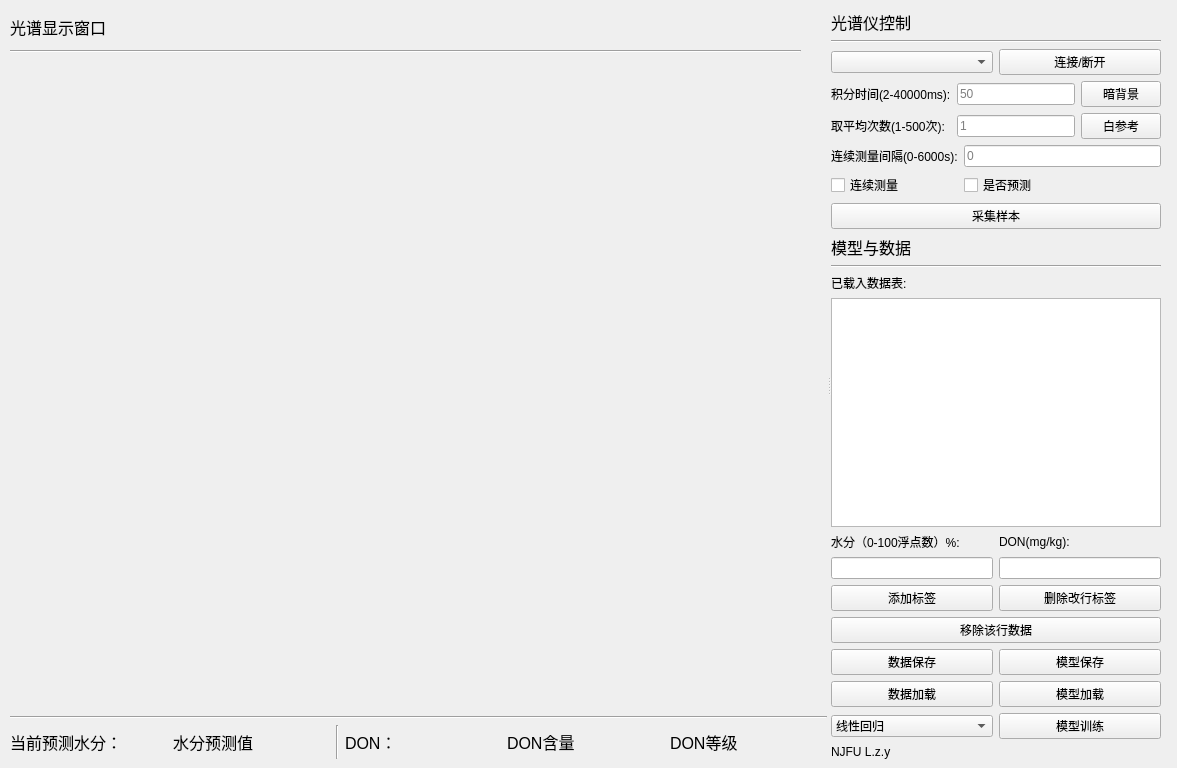
<?xml version="1.0" encoding="UTF-8"?>
<ui version="4.0">
 <class>MainWindow</class>
 <widget class="QMainWindow" name="MainWindow">
  <property name="geometry">
   <rect>
    <x>0</x>
    <y>0</y>
    <width>1177</width>
    <height>768</height>
   </rect>
  </property>
  <property name="minimumSize">
   <size>
    <width>1177</width>
    <height>768</height>
   </size>
  </property>
  <property name="maximumSize">
   <size>
    <width>1177</width>
    <height>768</height>
   </size>
  </property>
  <property name="windowTitle">
   <string>MainWindow</string>
  </property>
  <widget class="QWidget" name="centralwidget">
   <widget class="QSplitter" name="splitter">
    <property name="geometry">
     <rect>
      <x>10</x>
      <y>10</y>
      <width>1151</width>
      <height>749</height>
     </rect>
    </property>
    <property name="orientation">
     <enum>Qt::Horizontal</enum>
    </property>
    <widget class="QWidget" name="layoutWidget">
     <layout class="QVBoxLayout" name="verticalLayout_2">
      <item>
       <widget class="QLabel" name="label_8">
        <property name="minimumSize">
         <size>
          <width>151</width>
          <height>21</height>
         </size>
        </property>
        <property name="text">
         <string>&lt;html&gt;&lt;head/&gt;&lt;body&gt;&lt;p&gt;&lt;span style=&quot; font-size:12pt;&quot;&gt;光谱显示窗口&lt;/span&gt;&lt;/p&gt;&lt;/body&gt;&lt;/html&gt;</string>
        </property>
       </widget>
      </item>
      <item>
       <widget class="Line" name="line_4">
        <property name="minimumSize">
         <size>
          <width>791</width>
          <height>0</height>
         </size>
        </property>
        <property name="maximumSize">
         <size>
          <width>791</width>
          <height>16777215</height>
         </size>
        </property>
        <property name="orientation">
         <enum>Qt::Horizontal</enum>
        </property>
       </widget>
      </item>
      <item>
       <widget class="MatplotlibWidget" name="matplotlibWidget_spec" native="true">
        <property name="minimumSize">
         <size>
          <width>791</width>
          <height>651</height>
         </size>
        </property>
        <property name="maximumSize">
         <size>
          <width>791</width>
          <height>651</height>
         </size>
        </property>
       </widget>
      </item>
      <item>
       <widget class="Line" name="line_3">
        <property name="orientation">
         <enum>Qt::Horizontal</enum>
        </property>
       </widget>
      </item>
      <item>
       <layout class="QHBoxLayout" name="horizontalLayout">
        <item>
         <widget class="QLabel" name="label_14">
          <property name="minimumSize">
           <size>
            <width>141</width>
            <height>31</height>
           </size>
          </property>
          <property name="text">
           <string>&lt;html&gt;&lt;head/&gt;&lt;body&gt;&lt;p&gt;&lt;span style=&quot; font-size:12pt;&quot;&gt;当前预测水分：&lt;/span&gt;&lt;/p&gt;&lt;/body&gt;&lt;/html&gt;</string>
          </property>
         </widget>
        </item>
        <item>
         <widget class="QLabel" name="label_mosi">
          <property name="minimumSize">
           <size>
            <width>81</width>
            <height>31</height>
           </size>
          </property>
          <property name="text">
           <string>&lt;html&gt;&lt;head/&gt;&lt;body&gt;&lt;p&gt;&lt;span style=&quot; font-size:12pt;&quot;&gt;水分预测值&lt;/span&gt;&lt;/p&gt;&lt;/body&gt;&lt;/html&gt;</string>
          </property>
         </widget>
        </item>
        <item>
         <widget class="Line" name="line_2">
          <property name="orientation">
           <enum>Qt::Vertical</enum>
          </property>
         </widget>
        </item>
        <item>
         <widget class="QLabel" name="label_15">
          <property name="minimumSize">
           <size>
            <width>41</width>
            <height>31</height>
           </size>
          </property>
          <property name="text">
           <string>&lt;html&gt;&lt;head/&gt;&lt;body&gt;&lt;p&gt;&lt;span style=&quot; font-size:12pt;&quot;&gt;DON：&lt;/span&gt;&lt;/p&gt;&lt;/body&gt;&lt;/html&gt;</string>
          </property>
         </widget>
        </item>
        <item>
         <widget class="QLabel" name="label_don">
          <property name="minimumSize">
           <size>
            <width>81</width>
            <height>31</height>
           </size>
          </property>
          <property name="text">
           <string>&lt;html&gt;&lt;head/&gt;&lt;body&gt;&lt;p&gt;&lt;span style=&quot; font-size:12pt;&quot;&gt;DON含量&lt;/span&gt;&lt;/p&gt;&lt;/body&gt;&lt;/html&gt;</string>
          </property>
         </widget>
        </item>
        <item>
         <widget class="QLabel" name="label_don_level">
          <property name="minimumSize">
           <size>
            <width>71</width>
            <height>31</height>
           </size>
          </property>
          <property name="text">
           <string>&lt;html&gt;&lt;head/&gt;&lt;body&gt;&lt;p&gt;&lt;span style=&quot; font-size:12pt;&quot;&gt;DON等级&lt;/span&gt;&lt;/p&gt;&lt;/body&gt;&lt;/html&gt;</string>
          </property>
         </widget>
        </item>
       </layout>
      </item>
     </layout>
    </widget>
    <widget class="QWidget" name="">
     <layout class="QVBoxLayout" name="verticalLayout_3">
      <item>
       <layout class="QVBoxLayout" name="verticalLayout">
        <item>
         <widget class="QLabel" name="label_12">
          <property name="text">
           <string>&lt;html&gt;&lt;head/&gt;&lt;body&gt;&lt;p&gt;&lt;span style=&quot; font-size:12pt;&quot;&gt;光谱仪控制&lt;/span&gt;&lt;/p&gt;&lt;/body&gt;&lt;/html&gt;</string>
          </property>
         </widget>
        </item>
        <item>
         <widget class="Line" name="line_6">
          <property name="orientation">
           <enum>Qt::Horizontal</enum>
          </property>
         </widget>
        </item>
        <item>
         <layout class="QHBoxLayout" name="horizontalLayout_2">
          <item>
           <widget class="QComboBox" name="comboBox_com"/>
          </item>
          <item>
           <widget class="QPushButton" name="pushButton_connect">
            <property name="text">
             <string>连接/断开</string>
            </property>
           </widget>
          </item>
         </layout>
        </item>
       </layout>
      </item>
      <item>
       <layout class="QGridLayout" name="gridLayout">
        <item row="0" column="0">
         <widget class="QLabel" name="label_3">
          <property name="text">
           <string>积分时间(2-40000ms):</string>
          </property>
         </widget>
        </item>
        <item row="0" column="1">
         <widget class="QLineEdit" name="lineEdit_int_time">
          <property name="placeholderText">
           <string>50</string>
          </property>
         </widget>
        </item>
        <item row="0" column="2">
         <widget class="QPushButton" name="pushButton_dark_ref">
          <property name="text">
           <string>暗背景</string>
          </property>
         </widget>
        </item>
        <item row="1" column="0">
         <widget class="QLabel" name="label">
          <property name="text">
           <string>取平均次数(1-500次):</string>
          </property>
         </widget>
        </item>
        <item row="1" column="1">
         <widget class="QLineEdit" name="lineEdit_avg_time">
          <property name="placeholderText">
           <string>1</string>
          </property>
         </widget>
        </item>
        <item row="1" column="2">
         <widget class="QPushButton" name="pushButton_white_ref">
          <property name="text">
           <string>白参考</string>
          </property>
         </widget>
        </item>
       </layout>
      </item>
      <item>
       <layout class="QGridLayout" name="gridLayout_2">
        <item row="0" column="0">
         <widget class="QLabel" name="label_4">
          <property name="text">
           <string>连续测量间隔(0-6000s):</string>
          </property>
         </widget>
        </item>
        <item row="0" column="1">
         <widget class="QLineEdit" name="lineEdit_param_interval">
          <property name="placeholderText">
           <string>0</string>
          </property>
         </widget>
        </item>
        <item row="1" column="0">
         <widget class="QCheckBox" name="checkBox_continuous">
          <property name="text">
           <string>连续测量</string>
          </property>
         </widget>
        </item>
        <item row="1" column="1">
         <widget class="QCheckBox" name="checkBox_pred">
          <property name="text">
           <string>是否预测</string>
          </property>
         </widget>
        </item>
       </layout>
      </item>
      <item>
       <widget class="QPushButton" name="pushButton_sample">
        <property name="text">
         <string>采集样本</string>
        </property>
       </widget>
      </item>
      <item>
       <widget class="QLabel" name="label_13">
        <property name="text">
         <string>&lt;html&gt;&lt;head/&gt;&lt;body&gt;&lt;p&gt;&lt;span style=&quot; font-size:12pt;&quot;&gt;模型与数据&lt;/span&gt;&lt;/p&gt;&lt;/body&gt;&lt;/html&gt;</string>
        </property>
       </widget>
      </item>
      <item>
       <widget class="Line" name="line_5">
        <property name="orientation">
         <enum>Qt::Horizontal</enum>
        </property>
       </widget>
      </item>
      <item>
       <widget class="QLabel" name="label_2">
        <property name="text">
         <string>已载入数据表:</string>
        </property>
       </widget>
      </item>
      <item>
       <widget class="QTableView" name="tableView_data">
        <property name="enabled">
         <bool>true</bool>
        </property>
       </widget>
      </item>
      <item>
       <layout class="QGridLayout" name="gridLayout_3">
        <item row="0" column="0">
         <widget class="QLabel" name="label_6">
          <property name="text">
           <string>水分（0-100浮点数）%:</string>
          </property>
         </widget>
        </item>
        <item row="0" column="1">
         <widget class="QLabel" name="label_7">
          <property name="text">
           <string>DON(mg/kg):</string>
          </property>
         </widget>
        </item>
        <item row="1" column="0">
         <widget class="QLineEdit" name="lineEdit_mosi"/>
        </item>
        <item row="1" column="1">
         <widget class="QLineEdit" name="lineEdit_don"/>
        </item>
        <item row="2" column="0">
         <widget class="QPushButton" name="pushButton_add_label">
          <property name="text">
           <string>添加标签</string>
          </property>
         </widget>
        </item>
        <item row="2" column="1">
         <widget class="QPushButton" name="pushButton_del_label">
          <property name="text">
           <string>删除改行标签</string>
          </property>
         </widget>
        </item>
       </layout>
      </item>
      <item>
       <widget class="QPushButton" name="pushButton_del_data">
        <property name="text">
         <string>移除该行数据</string>
        </property>
       </widget>
      </item>
      <item>
       <layout class="QGridLayout" name="gridLayout_4">
        <item row="0" column="0">
         <widget class="QPushButton" name="pushButton_save_data">
          <property name="text">
           <string>数据保存</string>
          </property>
         </widget>
        </item>
        <item row="0" column="1">
         <widget class="QPushButton" name="pushButton_save_model">
          <property name="text">
           <string>模型保存</string>
          </property>
         </widget>
        </item>
        <item row="1" column="0">
         <widget class="QPushButton" name="pushButton_load_data">
          <property name="text">
           <string>数据加载</string>
          </property>
         </widget>
        </item>
        <item row="1" column="1">
         <widget class="QPushButton" name="pushButton_load_model">
          <property name="text">
           <string>模型加载</string>
          </property>
         </widget>
        </item>
        <item row="2" column="0">
         <widget class="QComboBox" name="comboBox_model_selection">
          <item>
           <property name="text">
            <string>线性回归</string>
           </property>
          </item>
          <item>
           <property name="text">
            <string>支持向量回归</string>
           </property>
          </item>
         </widget>
        </item>
        <item row="2" column="1">
         <widget class="QPushButton" name="pushButton_train_model">
          <property name="text">
           <string>模型训练</string>
          </property>
         </widget>
        </item>
       </layout>
      </item>
      <item>
       <widget class="QLabel" name="label_18">
        <property name="text">
         <string>NJFU L.z.y</string>
        </property>
       </widget>
      </item>
     </layout>
    </widget>
   </widget>
  </widget>
 </widget>
 <customwidgets>
  <customwidget>
   <class>MatplotlibWidget</class>
   <extends>QWidget</extends>
   <header>MatplotlibWidget</header>
   <container>1</container>
  </customwidget>
 </customwidgets>
 <resources/>
 <connections/>
</ui>
